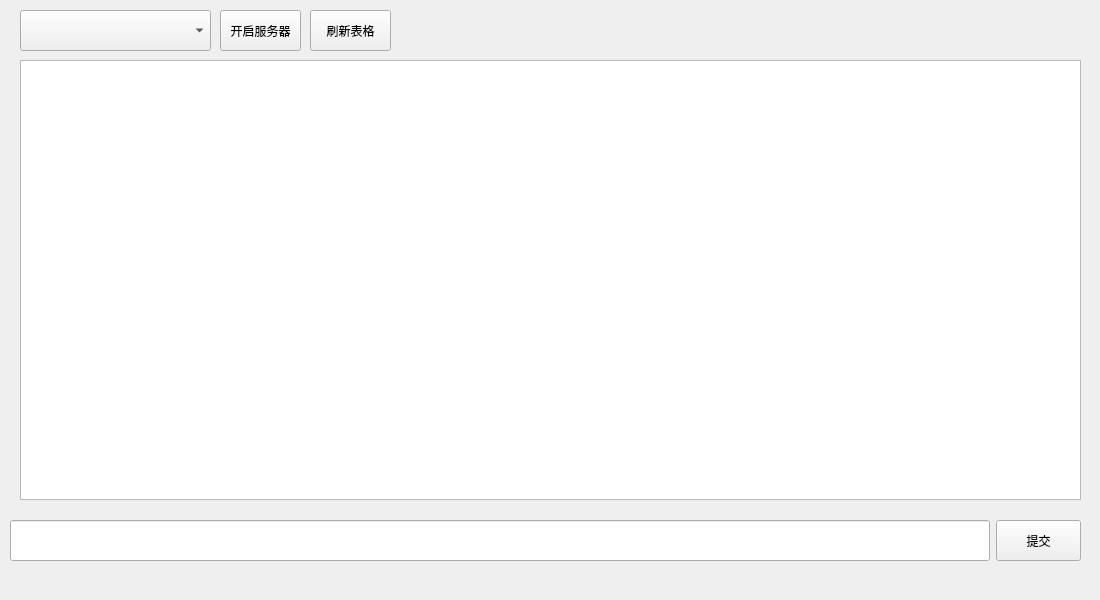
<?xml version="1.0" encoding="UTF-8"?>
<ui version="4.0">
 <class>Server</class>
 <widget class="QMainWindow" name="Server">
  <property name="geometry">
   <rect>
    <x>0</x>
    <y>0</y>
    <width>1100</width>
    <height>600</height>
   </rect>
  </property>
  <property name="windowTitle">
   <string>Server</string>
  </property>
  <widget class="QWidget" name="centralwidget">
   <widget class="QTableView" name="tableView">
    <property name="geometry">
     <rect>
      <x>20</x>
      <y>60</y>
      <width>1061</width>
      <height>440</height>
     </rect>
    </property>
   </widget>
   <widget class="QComboBox" name="ckb_select">
    <property name="geometry">
     <rect>
      <x>20</x>
      <y>10</y>
      <width>191</width>
      <height>41</height>
     </rect>
    </property>
    <property name="currentText">
     <string/>
    </property>
   </widget>
   <widget class="QPushButton" name="open_btn">
    <property name="geometry">
     <rect>
      <x>220</x>
      <y>10</y>
      <width>81</width>
      <height>41</height>
     </rect>
    </property>
    <property name="text">
     <string>开启服务器</string>
    </property>
   </widget>
   <widget class="QPushButton" name="flush_btn">
    <property name="geometry">
     <rect>
      <x>310</x>
      <y>10</y>
      <width>81</width>
      <height>41</height>
     </rect>
    </property>
    <property name="text">
     <string>刷新表格</string>
    </property>
   </widget>
   <widget class="QWidget" name="">
    <property name="geometry">
     <rect>
      <x>10</x>
      <y>520</y>
      <width>1071</width>
      <height>41</height>
     </rect>
    </property>
    <layout class="QHBoxLayout" name="horizontalLayout">
     <item>
      <widget class="QLineEdit" name="lineEdit">
       <property name="sizePolicy">
        <sizepolicy hsizetype="Preferred" vsizetype="Expanding">
         <horstretch>0</horstretch>
         <verstretch>0</verstretch>
        </sizepolicy>
       </property>
       <property name="minimumSize">
        <size>
         <width>900</width>
         <height>0</height>
        </size>
       </property>
      </widget>
     </item>
     <item>
      <widget class="QPushButton" name="pushButton">
       <property name="sizePolicy">
        <sizepolicy hsizetype="Fixed" vsizetype="Expanding">
         <horstretch>0</horstretch>
         <verstretch>0</verstretch>
        </sizepolicy>
       </property>
       <property name="minimumSize">
        <size>
         <width>85</width>
         <height>0</height>
        </size>
       </property>
       <property name="text">
        <string>提交</string>
       </property>
      </widget>
     </item>
    </layout>
   </widget>
  </widget>
 </widget>
 <resources/>
 <connections/>
</ui>
